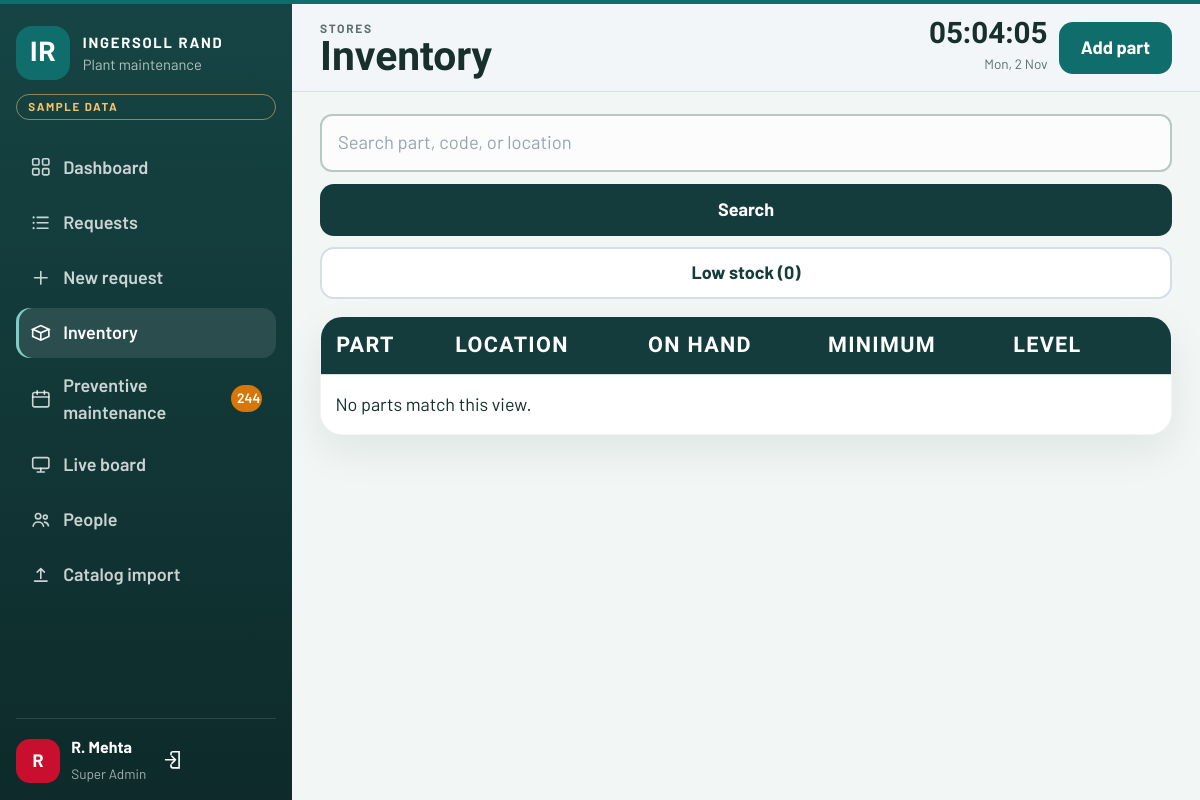
/inventory/ (signed in), run on the app's committed database.
### maintenance/models.py (models this page shows, shortened)
class User(AbstractUser):
    class Role(models.TextChoices):
        SUPERADMIN = 'superadmin', 'Super Admin'
        ADMIN = 'admin', 'Admin'
        EMPLOYEE = 'employee', 'Employee'
    role = models.CharField(max_length=20, choices=Role.choices, default=Role.EMPLOYEE)
    employee_code = models.CharField(max_length=20, unique=True, blank=True)
    department = models.CharField(max_length=80, blank=True)
    phone = models.CharField('Extension', max_length=30, blank=True)
    created_by = models.ForeignKey(
        'self',
        null=True,
        blank=True,
        on_delete=models.SET_NULL,
        related_name='provisioned_users',
    )
    class Meta:
        ordering = ['first_name', 'username']
    @property
    def is_superadmin(self):
        return self.role == self.Role.SUPERADMIN
    @property
    def is_admin_role(self):
        return self.role in {self.Role.SUPERADMIN, self.Role.ADMIN}

### maintenance/views.py (the view)
# urls.py: path('inventory/', views.inventory_list, name='inventory_list'),
@roles_required(User.Role.SUPERADMIN, User.Role.ADMIN)
def inventory_list(request):
    q = request.GET.get('q', '').strip()
    low_only = request.GET.get('low') == '1'
    items = InventoryItem.objects.filter(is_active=True)
    if q:
        items = items.filter(Q(sku__icontains=q) | Q(name__icontains=q) | Q(location__icontains=q))
    if low_only:
        items = items.filter(quantity__lte=F('min_quantity'))
    low_count = InventoryItem.objects.filter(is_active=True, quantity__lte=F('min_quantity')).count()
    return render(request, 'inventory/list.html', {
        'items': items,
        'q': q,
        'low_only': low_only,
        'low_count': low_count,
    })

### maintenance/context_processors.py (called while the page is built)
def nav(request):
    user = getattr(request, 'user', None)
    if user is None or not user.is_authenticated:
        return {}
    open_jobs = Ticket.objects.filter(status__in=[Ticket.Status.PENDING, Ticket.Status.ATTEMPTED])
    if user.role == user.Role.EMPLOYEE:
        open_jobs = open_jobs.filter(raised_by=user)
        low_stock = 0
    else:
        low_stock = InventoryItem.objects.filter(
            is_active=True,
            quantity__lte=F('min_quantity'),
        ).count()
    soon = timezone.localdate() + timedelta(days=7)
    pm_due = 0
    if user.is_admin_role:
        pm_due = PreventiveTask.objects.filter(completed_on__isnull=True, plan_date__lte=soon).count()
    return {
        'nav_open_count': open_jobs.count(),
        'nav_low_stock': low_stock,
        'nav_pm_due': pm_due,
    }

### templates/inventory/list.html (shortened to what this page needs)
{% extends "base.html" %}
{% load humanize %}
{% block eyebrow %}Stores{% endblock %}
{% block page_title %}Inventory{% endblock %}
{% block page_actions %}
  <a class="btn btn-primary" href="{% url 'inventory_create' %}">Add part</a>
{% endblock %}
{% block content %}
<form class="filter-row" method="get">
  <input type="search" name="q" value="{{ q }}" placeholder="Search part, code, or location">
  <button class="btn btn-dark" type="submit">Search</button>
  {% if low_only %}
  <a class="btn btn-ghost" href="{% url 'inventory_list' %}">Show all</a>
  {% else %}
  <a class="btn btn-ghost" href="?low=1">Low stock ({{ low_count }})</a>
  {% endif %}
</form>
<div class="panel desk-only">
  <table class="data-table">
    <thead>
      <tr><th>Part</th><th>Location</th><th>On hand</th><th>Minimum</th><th>Level</th><th></th></tr>
    </thead>
    <tbody>
      {% for item in items %}
      <tr class="{% if item.is_low %}row-low{% endif %}">
        <td data-label="Part">
          <a href="{% url 'inventory_detail' item.pk %}">{{ item.name }}</a>
          <div class="muted">{{ item.sku }}</div>
        </td>
        <td data-label="Location">{{ item.location }}</td>
        <td class="qty" data-label="On hand">{{ item.quantity|intcomma }} <small>{{ item.unit }}</small></td>
        <td data-label="Minimum">{{ item.min_quantity }}</td>
        <td data-label="Level">
          <div class="meter"><span style="width: {{ item.stock_ratio }}%"></span></div>
          {% if item.is_low %}<span class="pill priority-critical">Low</span>{% else %}<span class="pill status-completed">Healthy</span>{% endif %}
        </td>
        <td data-label="Action"><a class="btn btn-ghost" href="{% url 'inventory_detail' item.pk %}">Open</a></td>
      </tr>
      {% empty %}
      <tr><td colspan="6">No parts match this view.</td></tr>
      {% endfor %}
    </tbody>
  </table>
</div>
{% endblock %}

### templates/base.html (shortened to what this page needs)
{% load static %}
<!DOCTYPE html>
<html lang="en">
<head>
  <script src="{% static 'vendor/tailwind.js' %}"></script>
  <link rel="stylesheet" href="{% static 'css/app.css' %}?v=15">
</head>
<body class="{% block body_class %}{% endblock %}">
  {% block body %}
  <div class="app-shell">
    {% if user.is_authenticated %}
    {% with name=request.resolver_match.url_name %}
    <aside class="sidebar">
      <a class="brand" href="{% url 'home' %}">
        <div class="brand-mark">IR</div>
        <div>
          <strong>INGERSOLL RAND</strong>
          <small>Plant maintenance</small>
        </div>
      </a>
      <div class="sample-chip">Sample data</div>
      <nav class="nav-list">
        <a class="nav-link {% if name == 'home' %}is-active{% endif %}" href="{% url 'home' %}"><svg class="icon"><use href="#i-grid"></use></svg>Dashboard</a>
        <a class="nav-link " href="{% url 'ticket_list' %}"><svg class="icon"><use href="#i-list"></use></svg>Requests</a>
        <a class="nav-link {% if name == 'ticket_create' %}is-active{% endif %}" href="{% url 'ticket_create' %}"><svg class="icon"><use href="#i-plus"></use></svg>New request</a>
        {% if user.is_admin_role %}
        <a class="nav-link {% if name == 'inventory_list' or name == 'inventory_detail' or name == 'inventory_create' %}is-active{% endif %}" href="{% url 'inventory_list' %}"><svg class="icon"><use href="#i-box"></use></svg>Inventory{% if nav_low_stock %}<span class="nav-badge amber">{{ nav_low_stock }}</span>{% endif %}</a>
        <a class="nav-link " href="{% url 'pm_list' %}"><svg class="icon"><use href="#i-calendar"></use></svg>Preventive maintenance{% if nav_pm_due %}<span class="nav-badge amber">{{ nav_pm_due }}</span>{% endif %}</a>
        <a class="nav-link {% if name == 'tv_board' %}is-active{% endif %}" href="{% url 'tv_board' %}"><svg class="icon"><use href="#i-screen"></use></svg>Live board</a>
        {% endif %}
        {% if user.is_superadmin %}
        <a class="nav-link {% if name == 'user_list' or name == 'user_create' or name == 'user_password' %}is-active{% endif %}" href="{% url 'user_list' %}"><svg class="icon"><use href="#i-users"></use></svg>People</a>
        <a class="nav-link {% if name == 'import_categories' %}is-active{% endif %}" href="{% url 'import_categories' %}"><svg class="icon"><use href="#i-upload"></use></svg>Catalog import</a>
        {% endif %}
      </nav>
      <div class="sidebar-user">
        <div class="avatar">{{ user.first_name|first|default:user.username|first }}</div>
        <div>
          <strong>{{ user.get_full_name|default:user.username }}</strong>
          <span>{{ user.get_role_display }}</span>
        </div>
        <form method="post" action="{% url 'logout' %}">
          <button type="submit" aria-label="Sign out"><svg class="icon"><use href="#i-out"></use></svg></button>
        </form>
      </div>
    </aside>
    {% endwith %}
    {% endif %}
    <div class="main-col">
      {% if user.is_authenticated %}
      <header class="topbar">
        <div>
          <p class="eyebrow">{% block eyebrow %}Operations{% endblock %}</p>
          <h1>{% block page_title %}Dashboard{% endblock %}</h1>
        </div>
        <div class="topbar-actions">
          <div class="live-clock" data-clock></div>
          {% block page_actions %}{% endblock %}
        </div>
      </header>
      {% endif %}
      <main class="content">
        {% block content %}{% endblock %}
      </main>
    </div>
  </div>
  {% endblock %}
</body>
</html>

### data on the page
User: first_name|first "R", get_full_name "R. Mehta", role "Super Admin"

### other printed values
{{ nav_pm_due }} "244"
{{ low_count }} "0"
